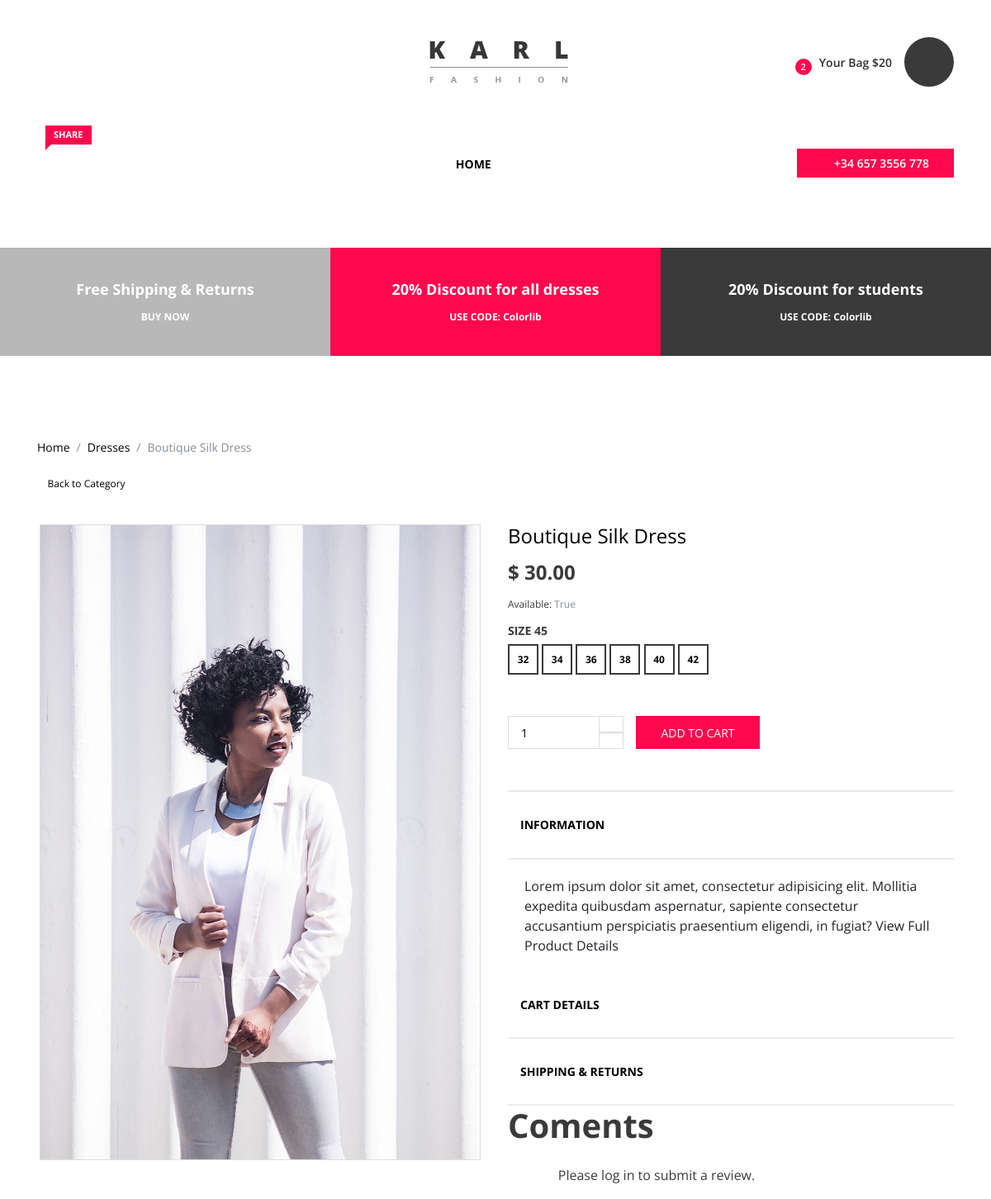
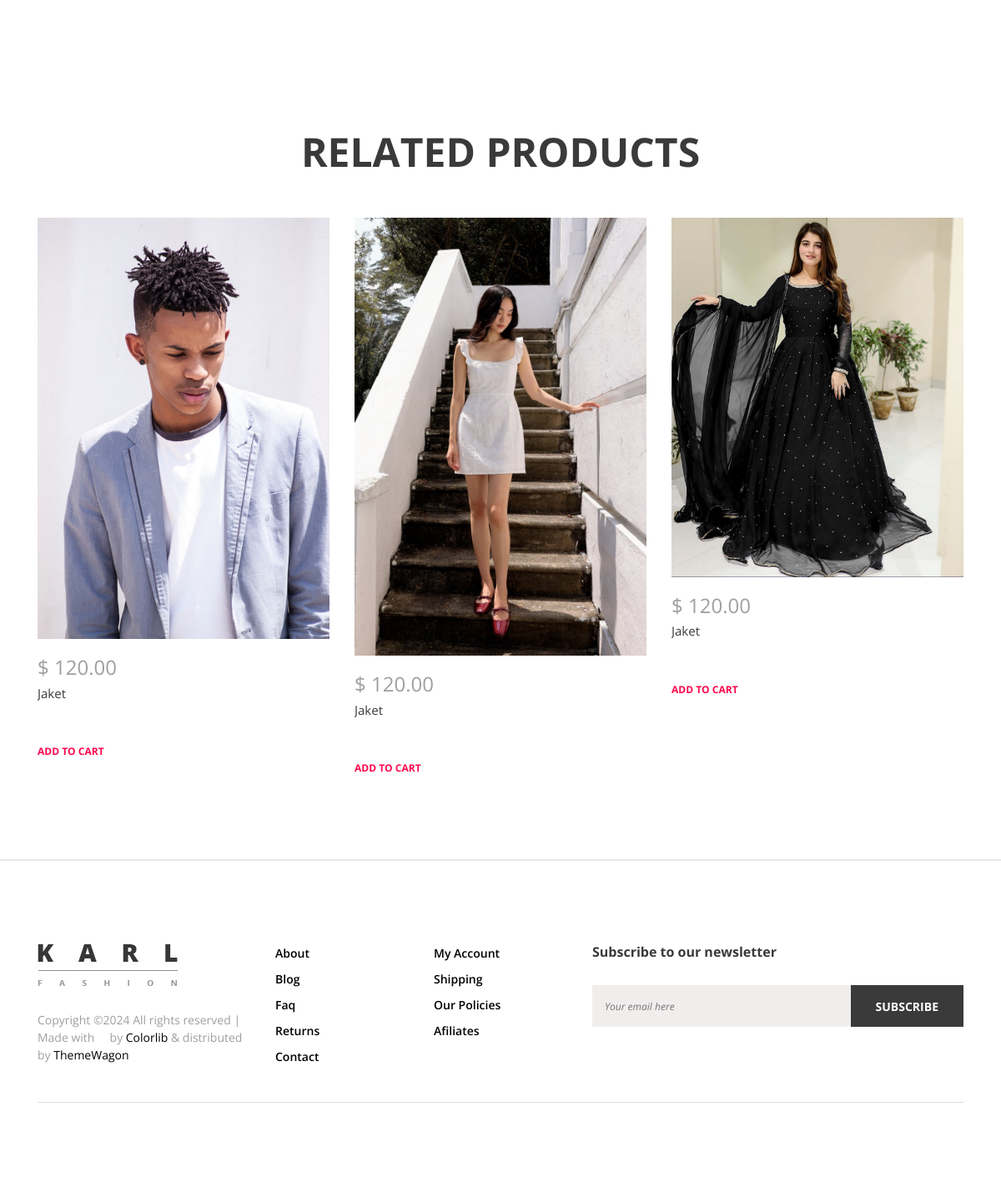
/detail/1, run on the app's committed database (2 pictures, top to bottom).
### home/models.py (models this page shows, shortened)
class Product(models.Model):
    category = models.ForeignKey(Category, on_delete=models.CASCADE)
    name = models.CharField(max_length=100, verbose_name='nomi')
    price = models.DecimalField(max_digits=10, decimal_places=2, verbose_name='narxi')
    is_available = models.BooleanField(verbose_name='bormi')
    size = models.PositiveIntegerField(verbose_name='olchami')
    description = models.TextField(verbose_name='xaqida')
    card_details = models.TextField(verbose_name='card-details')
    shipping = models.TextField(verbose_name='shipping')
    def get_image(self):
        first_image = self.image_set.first()
        return first_image.image.url if first_image else None
    class Meta:
        verbose_name = 'Maxsulot'
        verbose_name_plural = 'Maxsulotlar'

class Image(models.Model):
    image = models.ImageField(upload_to='Product-images/', verbose_name='Rasmi')
    product = models.ForeignKey(Product, on_delete=models.CASCADE, verbose_name='Mahsulot')
    class Meta:
        verbose_name = 'Rasm'
        verbose_name_plural = 'Rasmlar'

### home/views.py (the view)
# urls.py: path('detail/<int:pk>', detail, name='detail'),
def detail(request, pk):
    product = Product.objects.get(id=pk)
    related = Product.objects.exclude(id=pk)[:5]
    comments = Comments.objects.filter(product=product)
    if request.method == 'POST':
        content = request.POST.get('content')
        if content:
            Comments.objects.create(user=request.user, product=product, content=content)
        return redirect('detail', pk=pk)
    context = {
        'product': product,
        'related': related,
        'comments': comments
    }
    return render(request, 'ShopApp/detail.html', context)

### templates/ShopApp/detail.html (shortened to what this page needs)
{% extends 'base.html' %}
{% load static %}
{% block content %}
<div class="breadcumb_area">
    <div class="container">
        <div class="row">
            <div class="col-12">
                <ol class="breadcrumb d-flex align-items-center">
                    <li class="breadcrumb-item"><a href="{% url 'homepage' %}">Home</a></li>
                    <li class="breadcrumb-item"><a href="{% url 'category' 12 %}">Dresses</a></li>
                    <li class="breadcrumb-item active">{{ product.name }}</li>
                </ol>
                <a href="#" class="backToHome d-block"><i class="fa fa-angle-double-left"></i> Back to Category</a>
            </div>
        </div>
    </div>
</div>
<section class="single_product_details_area section_padding_0_100">
    <div class="container">
        <div class="row">
            <div class="col-12 col-md-6">
                <div class="single_product_thumb">
                    <div id="product_details_slider" class="carousel slide" data-ride="carousel">
                        <div class="carousel-inner">
                            <div class="carousel-item active">
                                <img class="d-block w-100" src="{{ product.get_image }}" alt="First slide">
                            </div>
                        </div>
                    </div>
                </div>
            </div>
            <div class="col-12 col-md-6">
                <div class="single_product_desc">
                    <h4 class="title"><a href="#">{{ product.name }}</a></h4>
                    <h4 class="price">$ {{ product.price }}</h4>
                    <p class="available">Available: <span class="text-muted">{{ product.is_available }}</span></p>
                    <div class="widget size mb-50">
                        <h6 class="widget-title">Size {{ product.size }}</h6>
                        <div class="widget-desc">
                            <ul>
                                <li><a href="#">32</a></li>
                                <li><a href="#">34</a></li>
                                <li><a href="#">36</a></li>
                                <li><a href="#">38</a></li>
                                <li><a href="#">40</a></li>
                                <li><a href="#">42</a></li>
                            </ul>
                        </div>
                    </div>
                    <form class="cart clearfix mb-50 d-flex" method="post">
                        <div class="quantity">
                            <span class="qty-minus"
                                  onclick="var effect = document.getElementById('qty'); var qty = effect.value; if( !isNaN( qty ) &amp;&amp; qty &gt; 1 ) effect.value--;return false;"><i
                                    class="fa fa-minus" aria-hidden="true"></i></span>
                            <input type="number" class="qty-text" id="qty" step="1" min="1" max="12" name="quantity"
                                   value="1">
                            <span class="qty-plus"
                                  onclick="var effect = document.getElementById('qty'); var qty = effect.value; if( !isNaN( qty )) effect.value++;return false;"><i
                                    class="fa fa-plus" aria-hidden="true"></i></span>
                        </div>
                        <button type="submit" name="addtocart" value="5" class="btn cart-submit d-block">Add to cart
                        </button>
                    </form>
                    <div id="accordion" role="tablist">
                        <div class="card">
                            <div class="card-header" role="tab" id="headingOne">
                                <h6 class="mb-0">
                                    <a data-toggle="collapse" href="#collapseOne" aria-expanded="true"
                                       aria-controls="collapseOne">Information</a>
                                </h6>
                            </div>
                            <div id="collapseOne" class="collapse show" role="tabpanel" aria-labelledby="headingOne"
                                 data-parent="#accordion">
                                <div class="card-body">
                                    {{ product.description }}
                                </div>
                            </div>
                        </div>
                        <div class="card">
                            <div class="card-header" role="tab" id="headingTwo">
                                <h6 class="mb-0">
                                    <a class="collapsed" data-toggle="collapse" href="#collapseTwo"
                                       aria-expanded="false" aria-controls="collapseTwo">Cart Details</a>
                                </h6>
                            </div>
                        </div>
                        <div class="card">
                            <div class="card-header" role="tab" id="headingThree">
                                <h6 class="mb-0">
                                    <a class="collapsed" data-toggle="collapse" href="#collapseThree"
                                       aria-expanded="false" aria-controls="collapseThree">shipping &amp; Returns</a>
                                </h6>
                            </div>
                        </div>
                        <h1>Coments</h1>
                        <div class="card">
                            <div class="col-12 col-md-8">
                                {% if request.user.is_authenticated %}
                                <style>
                                    .star-rating {
                                        direction: rtl;
                                        font-size: 1.5em;
                                    }
                                    .star-rating input[type="radio"] {
                                        display: none;
                                    }
                                    .star-rating label {
                                        color: #ccc;
                                        cursor: pointer;
                                    }
                                    .star-rating input[type="radio"]:checked ~ label,
                                    .star-rating label:hover,
                                    .star-rating label:hover ~ label {
                                        color: #ffc107;
                                    }
                                    .review-form {
                                        background-color: #f8f9fa;
                                        padding: 20px;
                                        border-radius: 5px;
                                        box-shadow: 0px 4px 8px rgba(0, 0, 0, 0.1);
                                        margin-top: 20px;
                                    }
                                    .review-form label {
                                        font-weight: bold;
                                    }
                                    .review-form button {
                                        background-color: #ffc107;
                                        color: #fff;
                                        border: none;
                                        padding: 10px 20px;
                                        border-radius: 5px;
                                        font-weight: bold;
                                    }
                                    .review-form button:hover {
                                        background-color: #e0a800;
                                    }
                                </style>
                                <form enctype="multipart/form-data" method="POST" class="review-form mt-4">
                                    {% csrf_token %}
                                    <label for="content">Comment:</label>
                                    <textarea name="content" id="content" class="form-control mb-3" required></textarea>
                                    <button type="submit" class="btn-submit">Submit Review</button>
                                </form>
                                {% else %}
                                <p class="text-center mt-3">Please log in to submit a review.</p>
                                {% endif %}
                            </div>
                        </div>
                    </div>
                </div>
            </div>
        </div>
    </div>
</section>
<section class="you_may_like_area clearfix">
    <div class="container">
        <div class="row">
            <div class="col-12">
                <div class="section_heading text-center">
                    <h2>related Products</h2>
                </div>
            </div>
        </div>
        <div class="row">
            <div class="col-12">
                <div class="you_make_like_slider owl-carousel">
                    {% for product in related %}
                    <div class="single_gallery_item">
                        <div class="product-img">
                            <img src="{{ product.get_image }}" alt="">
                        </div>
                        <div class="product-description">
                            <h4 class="product-price">$ {{ product.price }}</h4>
                            <p>{{ product.name }}</p>
                            <a href="{% url 'detail' product.id %}" class="add-to-cart-btn">ADD TO CART</a>
                        </div>
                    </div>
                    {% endfor %}
                </div>
            </div>
        </div>
    </div>
</section>
{% endblock content %}

### data on the page
Product: name "Boutique Silk Dress", get_image (picture), price "30.00", is_available "True", size "45", description "Lorem ipsum dolor sit amet, consectetur adipisicing elit. Mollitia expedita quibusdam aspernatur, sapiente consectetur accusantium perspiciatis praesentium eligendi, in fugiat? View Full Product Details"
Product: get_image (picture), price "120.00", name "Jaket"
Product: get_image (picture), price "120.00", name "Jaket"
Product: get_image (picture), price "120.00", name "Jaket"
